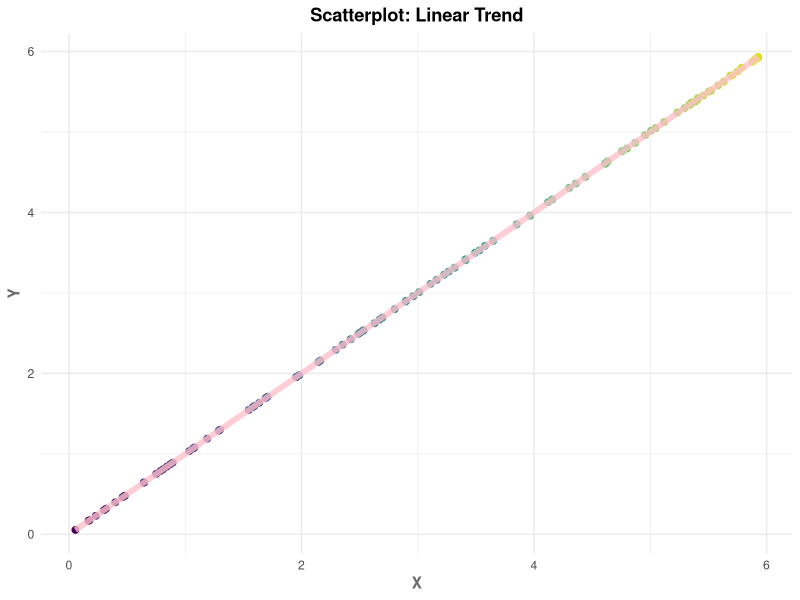
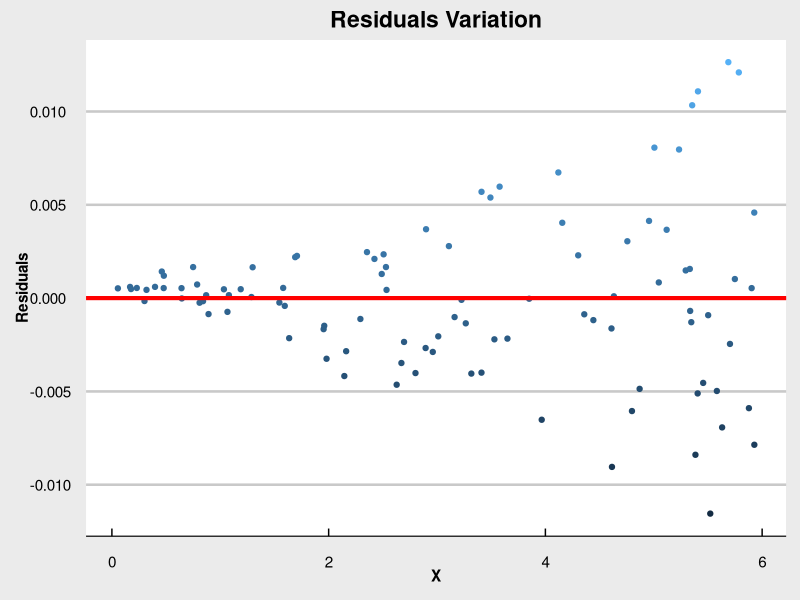

The R script that drew these images, in order:
# Packages ----------------------------------------------------------------

require(ggplot2)
require(dplyr)
require(ggthemes)

# Data --------------------------------------------------------------------

df <- data.frame(
        "x" = runif(100, 0, 6)
) |> mutate("y" = x + rnorm(100, 0, sd = .001*x))


# Scatterplot -------------------------------------------------------------

ggplot(data = df, mapping = aes(x, y, col = y)) +
        geom_point(size = 2) +
        geom_line(stat = "smooth", method = "lm", formula = y ~ x,
                  size = 2, color = "pink", alpha = 0.8) +
        labs(
                title = "Scatterplot: Linear Trend",
                x = "X", 
                y = "Y"
        ) +
        scale_color_viridis_c(end = 0.95) +
        theme_minimal() +
        theme(
                plot.title = element_text(face = "bold", hjust = 0.5),
                axis.title.x = element_text(face = "bold", color = "dimgray"),
                axis.title.y = element_text(face = "bold", color = "dimgray")
        ) +
        guides(col = "none") 


# Regression Model --------------------------------------------------------

fit <- lm(
        data = df,
        formula = y ~ x
)

sumfit <- summary(fit)

# Regression Model suggests y = x is approximately the best fit
coef(fit)

# Model is perfectly multicolinear (with some error due to precision)
with(df, cor(x, y)) 

# Residuals
residualsDf <- data.frame(
        "residuals" = resid(fit),
        "x" = df$x
)

# Residual Plot -----------------------------------------------------------

ggplot(data = residualsDf, aes(x = x, y = residuals, col = residuals)) +
        geom_point() +
        geom_hline(yintercept = 0, size = 1.4, col = "red") +
        labs(
                title = "Residuals Variation",
                x = "X",
                y = "Residuals"
        ) +
        theme_economist_white() +
        theme(
                plot.title = element_text(face = "bold", hjust = 0.5, vjust = 2),
                axis.title.x = element_text(face = "bold", color = "black"),
                axis.title.y = element_text(face = "bold", color = "black")
        ) +
        guides(col = "none") 